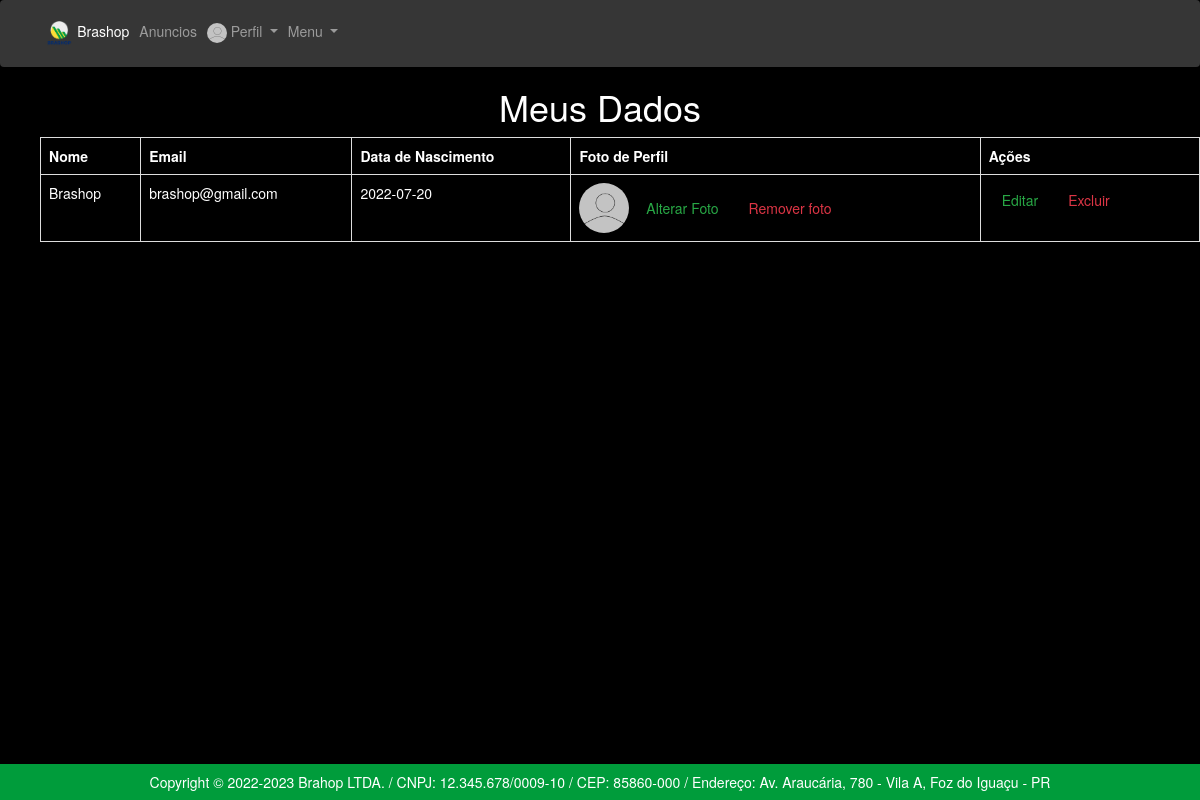
/app/controllers/UsuarioController.php?action=findUsuarioByIdLogged (signed in), run on the app's committed database.
### tables this page shows
CREATE TABLE `usuarios` (
  `id` int(11) NOT NULL,
  `nome` varchar(45) NOT NULL,
  `email` varchar(255) NOT NULL,
  `senha` varchar(255) NOT NULL,
  `data_nasc` date NOT NULL,
  `CPF` int(11) NOT NULL,
  `foto_perfil` varchar(255) NOT NULL,
  `isadm` bit(1) NOT NULL,
  `ban` bit(1) NOT NULL
);

### app/repository/UsuarioRepository.php (called while the page is built, shortened)
<?php
    require_once __DIR__ . "/../connection/Connection.php";
    class UsuarioRepository {
        public PDO $conn;
        function __construct()
        {
            $this->conn = Connection::getConnection();
        }
        public function findUsuariorByIdLogged(): array {
            $query = "SELECT * FROM usuarios WHERE id = :id";
            $prepare = $this->conn->prepare($query);
            $prepare->bindValue(':id',@$_SESSION["usuario"]["id"]);
            $prepare->execute();
            $result = $prepare->fetchALL(PDO::FETCH_ASSOC);
            return $result;
        }
    }

### app/connection/Connection.php (called while the page is built)
<?php
class Connection {
    private static $host = "localhost";
    private static $dbname = "marketplace";
    private static $user = "root";
    private static $password = "";
    private static ?PDO $conn = null;
    public static function getConnection(): PDO {
        if(self::$conn == null) {
            try {
                self::$conn = new PDO("mysql:host=" . self::$host . ";dbname=" . self::$dbname,
                self::$user,
                self::$password);
                self::$conn->setAttribute(PDO::ATTR_ERRMODE, PDO::ERRMODE_EXCEPTION);
            } catch(Exception $e) {
                print("Erro ao conectar com o banco de dados");
            }
        }
        return self::$conn;
    }
}

### app/views/usuarios/dadosUsuario.php (the view, shortened to what this page needs)
<!DOCTYPE html>
<html lang="pt-br">
  <head>
    <link rel="stylesheet" type="text/css" href="../views/helpers/css/bootstrap.min.css">
</head>
<body>
<?php
	if(isset($_SESSION["usuario"])){
    if($_SESSION["usuario"]['is_adm'] == 1){
      include_once __DIR__ . "/../helpers/menuAdm.php";
     }else{
     include_once __DIR__ . "/../helpers/menuLogin.php";
   }
 }
 else{
   include_once __DIR__ . "/../helpers/menuHome.php";
 }
    ?>
    <h1 style="text-align: center; color:white;"> Meus Dados </h1>
    <ul>
      <table class = 'table table-hover-table-striped table-bordered'>
         <tr>
         <th style="color:white;">Nome</th>
         <th  style="color:white;">Email</th>
         <th  style="color:white;" >Data de Nascimento</th>
         <th  style="color:white;">Foto de Perfil</th>
         <th  style="color:white;">Ações</th>
         </tr>
           <?php foreach($data['usuarios'] as $user): ?>
                 <tr>
                 <td style="color:white;"><?= $user['nome'] ?></td>
                 <td style="color:white;"><?= $user['email'] ?></td>
                 <td style="color:white;"><?= $user['data_nasc'] ?></td>
                 <td ><img style="height: 50px; border-radius : 100%;" src="../../imgs/<?= $user['foto_perfil'] ?>"></img>
                 <a class="btn btn-outline-success my-2 my-sm-0" href="./UsuarioController.php?action=editfotoPerfil&id=<?= $user['id'] ?>">Alterar Foto</a>
                 <a  class="btn btn-outline-danger my-2 my-sm-0" href="./UsuarioController.php?action=RetirarFotoPerfil&id=<?= $user['id'] ?>">Remover foto</a> </td>
                 <td><a class="btn btn-outline-success my-2 my-sm-0" href="./UsuarioController.php?action=edit&id=<?= $user['id'] ?>">Editar</a>
                 <a class="btn btn-outline-danger my-2 my-sm-0" href="./UsuarioController.php?action=loadFormDelete&id=<?= $user['id'] ?>">Excluir</a></td>
                <?php endforeach; ?>
    </ul>
</body>
</html>

### app/views/helpers/style-home.css (style rules this page uses)
body { background-color: black !important; }

### data on the page
usuarios: nome "Brashop", email "brashop@gmail.com", data_nasc "2022-07-20", foto_perfil (picture)
